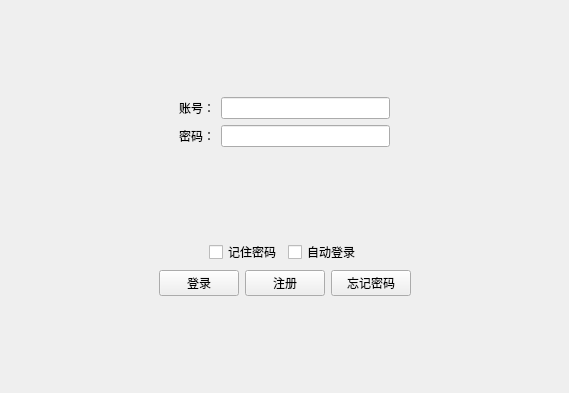
<?xml version="1.0" encoding="UTF-8"?>
<ui version="4.0">
 <class>Login</class>
 <widget class="QWidget" name="Login">
  <property name="geometry">
   <rect>
    <x>0</x>
    <y>0</y>
    <width>569</width>
    <height>393</height>
   </rect>
  </property>
  <property name="windowTitle">
   <string>Form</string>
  </property>
  <layout class="QGridLayout" name="gridLayout">
   <item row="0" column="0">
    <layout class="QVBoxLayout" name="verticalLayout">
     <item>
      <spacer name="verticalSpacer">
       <property name="orientation">
        <enum>Qt::Vertical</enum>
       </property>
       <property name="sizeHint" stdset="0">
        <size>
         <width>20</width>
         <height>40</height>
        </size>
       </property>
      </spacer>
     </item>
     <item>
      <layout class="QHBoxLayout" name="horizontalLayout">
       <item>
        <spacer name="horizontalSpacer">
         <property name="orientation">
          <enum>Qt::Horizontal</enum>
         </property>
         <property name="sizeHint" stdset="0">
          <size>
           <width>40</width>
           <height>20</height>
          </size>
         </property>
        </spacer>
       </item>
       <item>
        <widget class="QLabel" name="label">
         <property name="text">
          <string>账号：</string>
         </property>
        </widget>
       </item>
       <item>
        <widget class="QLineEdit" name="lineEdit"/>
       </item>
       <item>
        <spacer name="horizontalSpacer_2">
         <property name="orientation">
          <enum>Qt::Horizontal</enum>
         </property>
         <property name="sizeHint" stdset="0">
          <size>
           <width>40</width>
           <height>20</height>
          </size>
         </property>
        </spacer>
       </item>
      </layout>
     </item>
     <item>
      <layout class="QHBoxLayout" name="horizontalLayout_2">
       <item>
        <spacer name="horizontalSpacer_3">
         <property name="orientation">
          <enum>Qt::Horizontal</enum>
         </property>
         <property name="sizeHint" stdset="0">
          <size>
           <width>40</width>
           <height>20</height>
          </size>
         </property>
        </spacer>
       </item>
       <item>
        <widget class="QLabel" name="label_2">
         <property name="text">
          <string>密码：</string>
         </property>
        </widget>
       </item>
       <item>
        <widget class="QLineEdit" name="lineEdit_2">
         <property name="text">
          <string/>
         </property>
         <property name="echoMode">
          <enum>QLineEdit::Password</enum>
         </property>
        </widget>
       </item>
       <item>
        <spacer name="horizontalSpacer_4">
         <property name="orientation">
          <enum>Qt::Horizontal</enum>
         </property>
         <property name="sizeHint" stdset="0">
          <size>
           <width>40</width>
           <height>20</height>
          </size>
         </property>
        </spacer>
       </item>
      </layout>
     </item>
     <item>
      <spacer name="verticalSpacer_2">
       <property name="orientation">
        <enum>Qt::Vertical</enum>
       </property>
       <property name="sizeHint" stdset="0">
        <size>
         <width>20</width>
         <height>40</height>
        </size>
       </property>
      </spacer>
     </item>
     <item>
      <layout class="QHBoxLayout" name="horizontalLayout_3">
       <item>
        <spacer name="horizontalSpacer_7">
         <property name="orientation">
          <enum>Qt::Horizontal</enum>
         </property>
         <property name="sizeHint" stdset="0">
          <size>
           <width>40</width>
           <height>20</height>
          </size>
         </property>
        </spacer>
       </item>
       <item>
        <widget class="QCheckBox" name="checkBox">
         <property name="text">
          <string>记住密码</string>
         </property>
        </widget>
       </item>
       <item>
        <widget class="QCheckBox" name="checkBox_2">
         <property name="text">
          <string>自动登录</string>
         </property>
        </widget>
       </item>
       <item>
        <spacer name="horizontalSpacer_8">
         <property name="orientation">
          <enum>Qt::Horizontal</enum>
         </property>
         <property name="sizeHint" stdset="0">
          <size>
           <width>40</width>
           <height>20</height>
          </size>
         </property>
        </spacer>
       </item>
      </layout>
     </item>
     <item>
      <layout class="QHBoxLayout" name="horizontalLayout_4">
       <item>
        <spacer name="horizontalSpacer_5">
         <property name="orientation">
          <enum>Qt::Horizontal</enum>
         </property>
         <property name="sizeHint" stdset="0">
          <size>
           <width>40</width>
           <height>20</height>
          </size>
         </property>
        </spacer>
       </item>
       <item>
        <widget class="QPushButton" name="pushButton">
         <property name="text">
          <string>登录</string>
         </property>
        </widget>
       </item>
       <item>
        <widget class="QPushButton" name="pushButton_3">
         <property name="text">
          <string>注册</string>
         </property>
        </widget>
       </item>
       <item>
        <widget class="QPushButton" name="pushButton_2">
         <property name="text">
          <string>忘记密码</string>
         </property>
        </widget>
       </item>
       <item>
        <spacer name="horizontalSpacer_6">
         <property name="orientation">
          <enum>Qt::Horizontal</enum>
         </property>
         <property name="sizeHint" stdset="0">
          <size>
           <width>40</width>
           <height>20</height>
          </size>
         </property>
        </spacer>
       </item>
      </layout>
     </item>
     <item>
      <spacer name="verticalSpacer_3">
       <property name="orientation">
        <enum>Qt::Vertical</enum>
       </property>
       <property name="sizeHint" stdset="0">
        <size>
         <width>20</width>
         <height>40</height>
        </size>
       </property>
      </spacer>
     </item>
    </layout>
   </item>
  </layout>
 </widget>
 <resources/>
 <connections/>
</ui>
